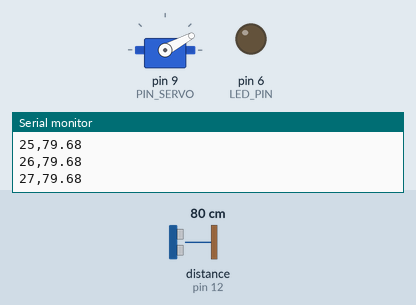
Simulated run of this sketch. Board: Arduino Uno, built with avr-gcc and run on an emulated ATmega328P. On the bench: servo, output pins drawn as LEDs (lit = HIGH), the last lines printed to the serial monitor. Wiring (inferred from the names in the program): ultrasonic range finder: trigger pin 11; echo pin 12. The test bench sets the inputs (shaded band); at power-on: distance to the obstacle (sensor on pin 12) 80 cm. The echo pulse lasts 58.3 µs per cm; pins used as bus, display or sensor lines are not drawn.

Above: at 1.29 s.
1.3 s: distance to the obstacle (sensor on pin 12) set to 17 cm
4.3 s: distance to the obstacle (sensor on pin 12) set to 14 cm
At 4.49 s:
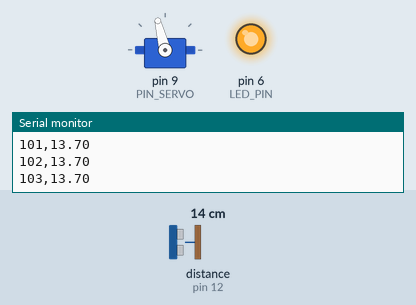
7.3 s: distance to the obstacle (sensor on pin 12) set to 18 cm
At 7.47 s:
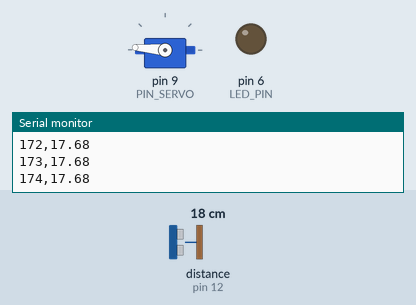
10.3 s: distance to the obstacle (sensor on pin 12) set to 2 cm
At 11.37 s:
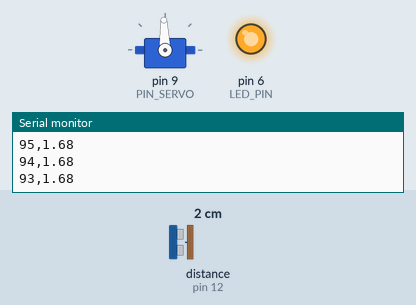
13.3 s: distance to the obstacle (sensor on pin 12) set to 35 cm
At 13.48 s:
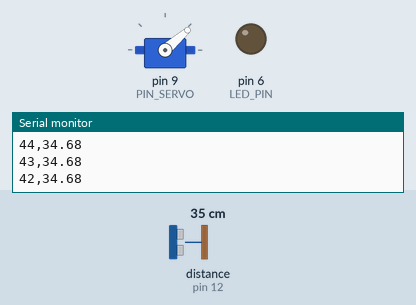
16.3 s: distance to the obstacle (sensor on pin 12) set to 120 cm
Timing chart, 0 to 20.3 s (numbered marks = the images above; inputs shaded):
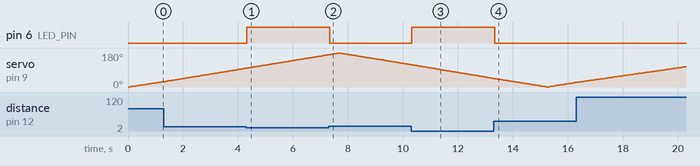

The sketch:

Radar.ino
```cpp
#include <Servo.h> // Librería para el servo

// Pines
#define PIN_SERVO 9
#define TRIG_PIN 11
#define ECHO_PIN 12
#define LED_PIN 6

Servo servo; // Crear el servo como objeto

// Variables de movimiento
int angulo = 0;
int direccion = 1; // 1 = derecha, -1 = izquierda

// Función para medir distancia
float medirDistancia() {

    // Iniciar con el sensor apagado
    digitalWrite(TRIG_PIN, LOW);
    delayMicroseconds(3); //Esperar 3 segundos para iniciar

    // Enviar onda
    digitalWrite(TRIG_PIN, HIGH);
    delayMicroseconds(10);
    digitalWrite(TRIG_PIN, LOW);

    // Esperar la respuesta de la onda
    long tiempo_respuesta = pulseIn(ECHO_PIN, HIGH, 30000);

    // Si no recibe respuesta
    if (tiempo_respuesta == 0) {
        return 0;
    }

    // Conversión a centímetros
    float distancia = tiempo_respuesta * 0.0343 / 2;

    return distancia;
}

void setup() {

    Serial.begin(9600);

    //Declarar entradas y salidas
    pinMode(TRIG_PIN, OUTPUT);
    pinMode(ECHO_PIN, INPUT);
    pinMode(LED_PIN, OUTPUT);

    servo.attach(PIN_SERVO);

    servo.write(0); //Posición inicial del servo

    Serial.println("Radar encendido");
}

void loop() {

    // Mover servo
    servo.write(angulo);

    // Dar tiempo para llegar a la posición
    delay(40);

    // Medir distancia
    float distancia = medirDistancia();

    // Encender LED si se detecta algo a 10 cm o menos
    if (distancia <= 15 && distancia > 0) {
        digitalWrite(LED_PIN, HIGH);
    }
    else {
        digitalWrite(LED_PIN, LOW);
    }

    // Enviar datos por Serial
    Serial.print(angulo);
    Serial.print(",");
    Serial.println(distancia);
    // Actualizar ángulo
    angulo += direccion;

    // Cambiar dirección al llegar a 180°
    if (angulo >= 180) {
        direccion = -1;
    }

    // Cambiar dirección al llegar a 0°
    if (angulo <= 0) {
        direccion = 1;
    }
}
```

Measured:
- the behaviour switches between 16 and 15 cm on distance to the obstacle (sensor on pin 12) (found by bisection; images 0 and 1)
- after the input at 4.3 s, pin 6 (LED_PIN): LOW → HIGH at once
- after the input at 7.3 s, pin 6 (LED_PIN): HIGH → LOW at once
- after the input at 10.3 s, pin 6 (LED_PIN): LOW → HIGH at once
- after the input at 13.3 s, pin 6 (LED_PIN): HIGH → LOW at once
